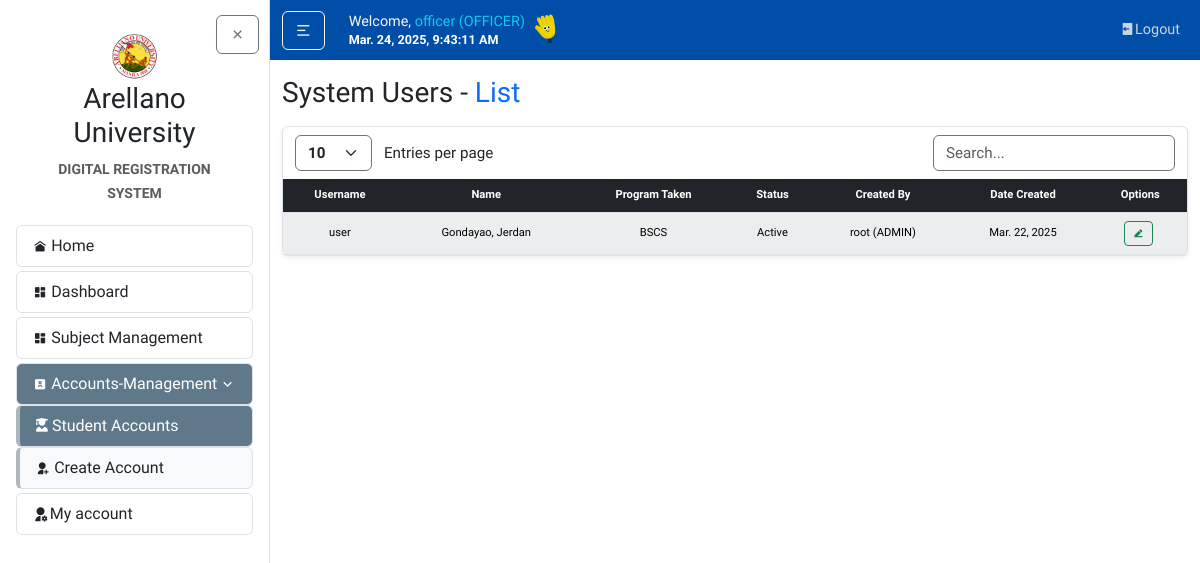
/accounts/student-list/ (signed in), run on an earlier commit of the app's database.
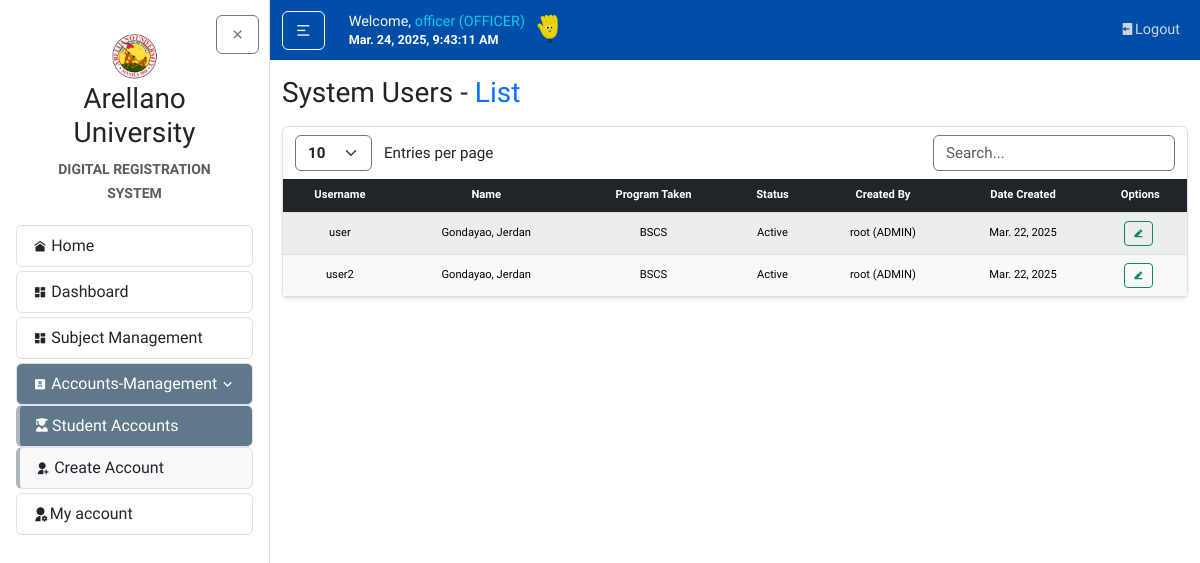
And on a later commit of the database.
### accounts/models.py (models this page shows, shortened)
class CustomUser(AbstractUser):
    ROLES = (
        ('SUPERUSER', 'Superuser'),
        ('ADMIN', 'Admin'),
        ('OFFICER', 'Enrollment Officer'),
        ('STUDENT', 'Student'),
    )
    role = models.CharField(max_length=20, choices=ROLES, default='ADMIN')
    email = models.EmailField()
    created_by = models.ForeignKey(
        settings.AUTH_USER_MODEL,
        on_delete=models.SET_NULL,
        null=True,
        blank=True,
        related_name="created_users"
    )
    def __str__(self):
        return f"{self.username} ({self.role})"

class StudentProfile(models.Model):
    user = models.OneToOneField(CustomUser, on_delete=models.CASCADE)
    student_id = models.CharField(max_length=20, unique=True)
    program = models.ForeignKey(Program, on_delete=models.CASCADE)
    year_level = models.PositiveIntegerField(default=1)
    department = models.ForeignKey(Department, on_delete=models.CASCADE)

class Program(models.Model):
    department = models.ForeignKey(Department, on_delete=models.CASCADE, related_name='programs')
    name = models.CharField(max_length=100)
    class Meta:
        unique_together = ('department', 'name')
        ordering = ['name']
    def __str__(self):
        return self.name

### accounts/views.py (the view)
# urls.py: path('student-list/', views.accounts_list_students, name='student-list'),
@login_required
@role_required(allowed_roles=['ADMIN', 'OFFICER'])
def accounts_list_students(request):
    if request.user.role == 'ADMIN':
        students = CustomUser.objects.filter(
            role='STUDENT',
            is_superuser=False
        ).exclude(id=request.user.id)
    elif request.user.role == 'OFFICER':
        try:
            officer_profile = EnrollmentOfficerProfile.objects.get(user=request.user)
            students = CustomUser.objects.filter(
                role='STUDENT',
                studentprofile__department=officer_profile.department,
                is_superuser=False
            ).exclude(id=request.user.id)
        except EnrollmentOfficerProfile.DoesNotExist:
            messages.error(request, "Your officer profile was not found")
            return redirect('home')
    else:
        students = CustomUser.objects.filter(
            role='STUDENT',
            is_superuser=False
        ).exclude(id=request.user.id)
    return render(request, 'accounts/accounts_list_students.html', {'students': students})

### accounts/templates/accounts/accounts_list_students.html (shortened to what this page needs)
{% extends "home/layout.html" %}
{% block body %}
<h3 class="mb-3">System Users - <span class="text-primary">List</span></h3>
<article class="content-section border rounded p-0 shadow-sm">
    <div class="container">
        <div class="row mt-2">
            <div class="col-auto">
                <select id="customEntries" class="form-select d-inline w-auto border-secondary fw-bold" style="font-size: calc(0.8rem + 0.2vw); cursor: pointer; vertical-align: middle;">
                    <option value="10">10</option>
                </select>
                <span class="d-inline ms-2" style="font-size: calc(0.8rem + 0.2vw); vertical-align: middle;">Entries per page</span>
            </div>
            <div class="col-auto ms-auto">
                <input type="text" id="searchBar" class="form-control d-inline w-auto border-secondary" placeholder="Search..." style="font-size: calc(0.8rem + 0.2vw); vertical-align: middle;">
            </div>
        </div>
    </div>
    <div class="table-responsive table-nowrap mt-2">
        <table id="dataTable" class="table table-light table-hover table-striped text-center m-0 projectTables">
            <thead class="table-dark">
                <tr>
                    <th class="text-center">Username</th>
                    <th class="text-center">Name</th>
                    <th class="text-center">Program Taken</th>
                    <th class="text-center">Status</th>
                    <th class="text-center">Created By</th>
                    <th class="text-center">Date Created</th>
                    <th class="text-center">Options</th>
                </tr>
            </thead>
            <tbody>
                {% for student in students %}
                    {% if student.username != 'root' %}
                    <tr>
                        <td style="vertical-align: middle;">{{ student.username }}</td>
                        <td style="vertical-align: middle;">{{ student.last_name }}, {{ student.first_name }}</td>
                        <td style="vertical-align: middle;">
                            {% if student.studentprofile and student.studentprofile.program %}
                                {{ student.studentprofile.program }}
                            {% else %}
                                -
                            {% endif %}
                        </td>
                        <td style="vertical-align: middle;">{{ student.is_active|yesno:"Active,Inactive" }}</td>
                        <td style="vertical-align: middle;">{{ student.created_by|default:"-" }}</td>
                        <td style="vertical-align: middle;">{{ student.date_joined|date:"M. d, Y" }}</td>
                        <td style="vertical-align: middle;">
                            <a href="{% url "account-update" student.pk %}" class="btn btn-sm btn-outline-success fw-bold responsive_text flex-fill me-1" title="Edit">
                                <i class="ri-edit-2-fill"></i>
                            </a>
                        </td>
                    </tr>
                    {% endif %}
                {% endfor %}
            </tbody>
        </table>
    </div>
</article>
{% endblock %}

What changed in the data, as far as the page shows it:
added CustomUser: username "user2", last_name "Gondayao", first_name "Jerdan", studentprofile.program "BSCS", is_active "Active", created_by "root (ADMIN)", date_joined "Mar. 22, 2025"
